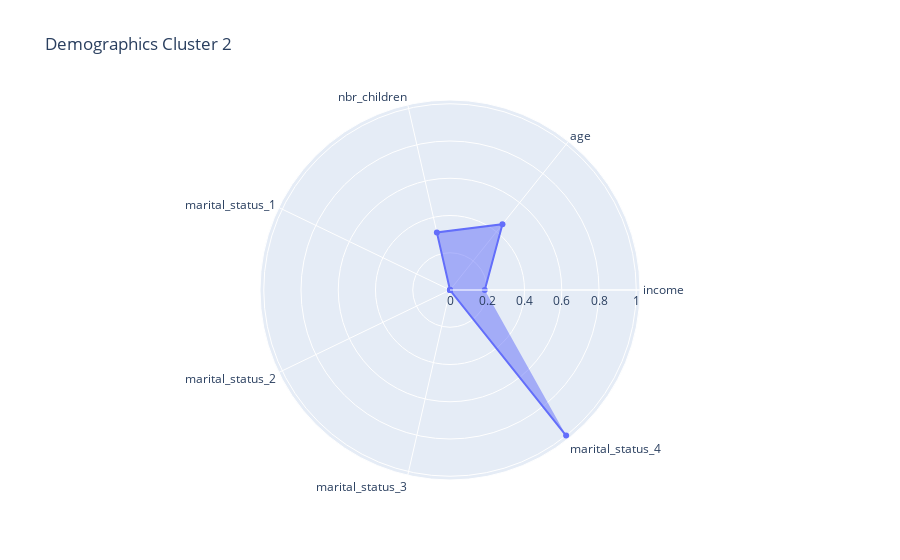

Notebook code cell kept with this figure:
### Code cell
fig = go.Figure()

fig.add_trace(go.Scatterpolar(r = df_normal_two.mean(), theta = df_normal_zero.columns, fill='toself'))

fig.update_layout(title = 'Demographics Cluster 2')

fig.show()

### Figure 1 — Plotly figure (JSON) as saved in the notebook; plotly's stock layout.template omitted (floating-point values rounded to 4 significant figures)
{"data": [{"fill": "toself", "r": [0.1867, 0.4517, 0.3171, 0, 0, 0, 1], "theta": ["income", "age", "nbr_children", "marital_status_1", "marital_status_2", "marital_status_3", "marital_status_4"], "type": "scatterpolar"}], "layout": {"title": {"text": "Demographics Cluster 2"}}}
